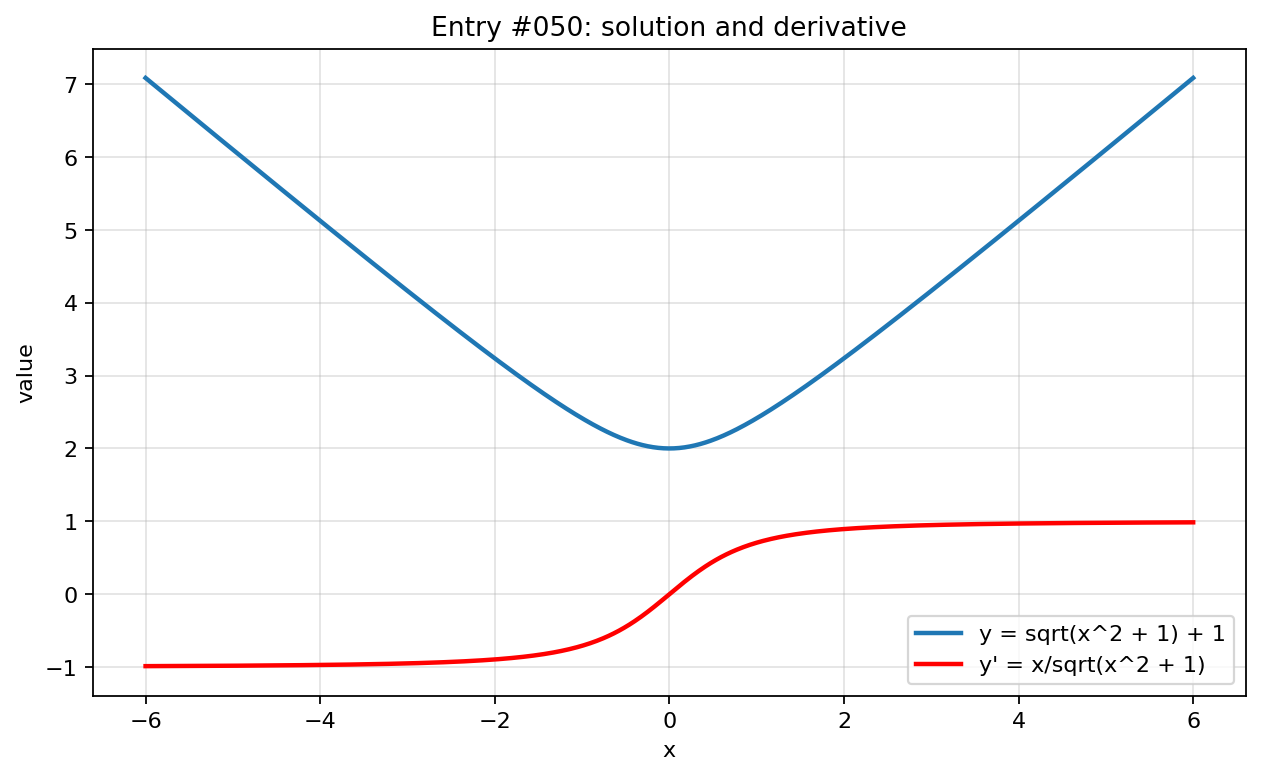

Python code for this plot:
import numpy as np
import matplotlib.pyplot as plt

x = np.linspace(-6, 6, 800)

with np.errstate(divide="ignore", invalid="ignore", over="ignore"):
    y = np.sqrt(x**2 + 1) + 1
    y_prime = x/np.sqrt(x**2 + 1)

plt.figure(figsize=(8, 5))
plt.plot(x, y, label="y = sqrt(x^2 + 1) + 1", linewidth=2)
plt.plot(x, y_prime, label="y' = x/sqrt(x^2 + 1)", linewidth=2, color="red")
plt.title("Entry #050: solution and derivative")
plt.xlabel("x")
plt.ylabel("value")
plt.grid(True, alpha=0.35)
plt.legend()
plt.tight_layout()
plt.show()
